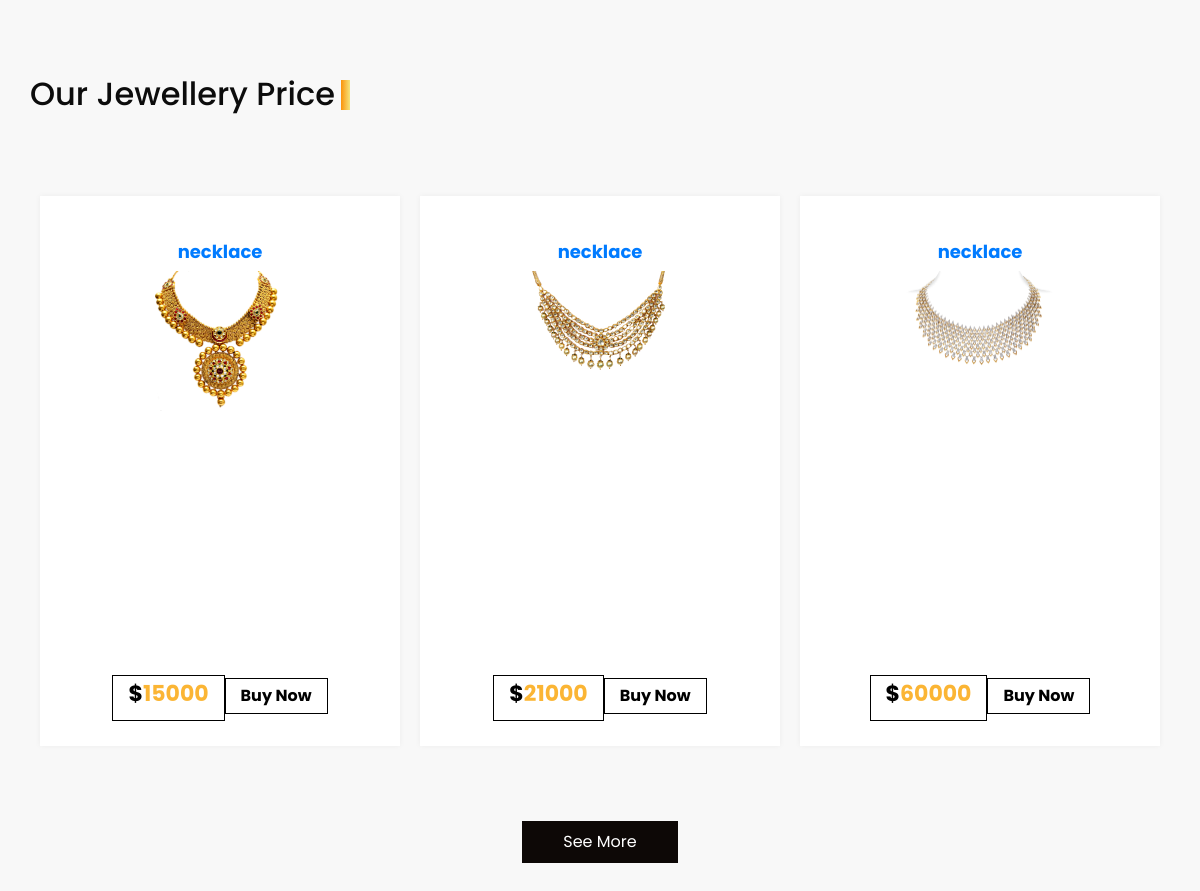
Screenshot of /necklace with the database file from the repository.
### app/models.py (models this page shows)
class items(models.Model):
    name = models.CharField(max_length=15)
    price = models.IntegerField()
    desc = models.CharField(max_length=150)
    image = models.ImageField(upload_to='static/new',null=True,blank=True)
    type = models.CharField(choices=ITEM_CHOICES,max_length=20)

### app/views.py (the view)
# urls.py: path('necklace',views.necklace,name='necklace'),
def necklace(request):
    neck = items.objects.filter(type='sets')
    return render(request,'necklace.html',{"necklace":neck})

### templates/necklace.html (shortened to what this page needs)
<!DOCTYPE html>
<html lang="en">
<head>
  {% load static %}
  <link rel="stylesheet" type="text/css"
    href="https://cdnjs.cloudflare.com/ajax/libs/OwlCarousel2/2.1.3/assets/owl.carousel.min.css" />
  <link rel="stylesheet" type="text/css" href="{% static 'css/bootstrap.css'%}" />
  <link href="{% static 'css/style.css'%}" rel="stylesheet" />
  <link href="{% static 'css/responsive.css'%}" rel="stylesheet" />
</head>
<body>
  <section class="price_section layout_padding">
    <div class="container">
      <div class="heading_container">
        <h2>
          Our Jewellery Price
        </h2>
      </div>
      <div class="price_container">
        {% for i in necklace %}
        <a href="{% url 'productview' i.id %}">
          <div class="box">
            <div class="name">
              <h6>
                {{i.name}}
              </h6>
            </div>
            <div class="img-box">
              <img src="{{i.image.url}}" alt="">
            </div>
            <div class="detail-box">
              <h5>
                $<span>{{i.price}}</span>
              </h5>
              <a href="">
                Buy Now
              </a>
            </div>
          </div>
        </a>
        {% endfor %}
      </div>
      <div class="d-flex justify-content-center">
        <a href="" class="price_btn">
          See More
        </a>
      </div>
  </section>
</body>
</html>

### static/css/style.css (style rules this page uses)
body { font-family: "Poppins", sans-serif; color: #0c0c0c; background-color: #ffffff; }
.layout_padding { padding: 75px 0; }
.heading_container { display: -webkit-box; display: -ms-flexbox; display: flex; }
.heading_container h2 { position: relative; }
.heading_container h2::before { content: ""; position: absolute; width: 9px; height: 30px; top: 14%; right: -15px; background: -webkit-gradient(linear, left top, right top, from(#fb930a), to(#f5e47b)); background: linear-gradient(to right, #fb930a, #f5e47b); }
a, a:hover, a:focus { text-decoration: none; }
.price_section { background-color: #f8f8f8; }
.price_section .price_container { display: -webkit-box; display: -ms-flexbox; display: flex; -webkit-box-pack: center; -ms-flex-pack: center; justify-content: center; padding: 40px 0; -ms-flex-wrap: wrap; flex-wrap: wrap; }
.price_section .price_container .box { min-width: 300px; max-width: 360px; height: 550px; display: -webkit-box; display: -ms-flexbox; display: flex; -webkit-box-orient: vertical; -webkit-box-direction: normal; -ms-flex-direction: column; flex-direction: column; -webkit-box-align: center; -ms-flex-align: center; align-items: center; -webkit-box-pack: justify; -ms-flex-pack: justify; justify-content: space-between; margin: 35px 10px; padding: 45px 0 25px 0; text-align: center; background-color: #ffffff; -webkit-box-shadow: 0px 0px 6px 0 rgba(0, 0, 0, 0.05); box-shadow: 0px 0px 6px 0 rgba(0, 0, 0, 0.05); -webkit-box-flex: 1; -ms-flex-positive: 1; flex-grow: 1; }
.price_section .price_container .box .img-box { width: 100%; display: -webkit-box; display: -ms-flexbox; display: flex; -webkit-box-pack: center; -ms-flex-pack: center; justify-content: center; }
.price_section .price_container .box .img-box img { width: 150px; }
.price_section .price_container .box h6 { font-weight: bold; font-size: 18px; }
.price_section .price_container .box .detail-box h5 { text-transform: uppercase; font-weight: bold; font-size: 22px; }
.price_section .price_container .box .detail-box h5 span { color: #fbb534; }
.price_section .price_container .box .detail-box a { display: inline-block; padding: 5px 15px; border: 1px solid #000000; font-weight: bold; color: #000000; margin-top: 15px; }
.price_section .price_btn { display: inline-block; padding: 8px 40px; background-color: #0d0806; border: 1px solid #0d0806; color: #ffffff; border-radius: 0; }

### static/css/responsive.css (style rules this page uses)
@media (min-width: 1200px) { .container { max-width: 1170px; } }

### rows the page displays
items: name "necklace", image (picture), price "15000"
items: name "necklace", image (picture), price "21000"
items: name "necklace", image (picture), price "60000"
